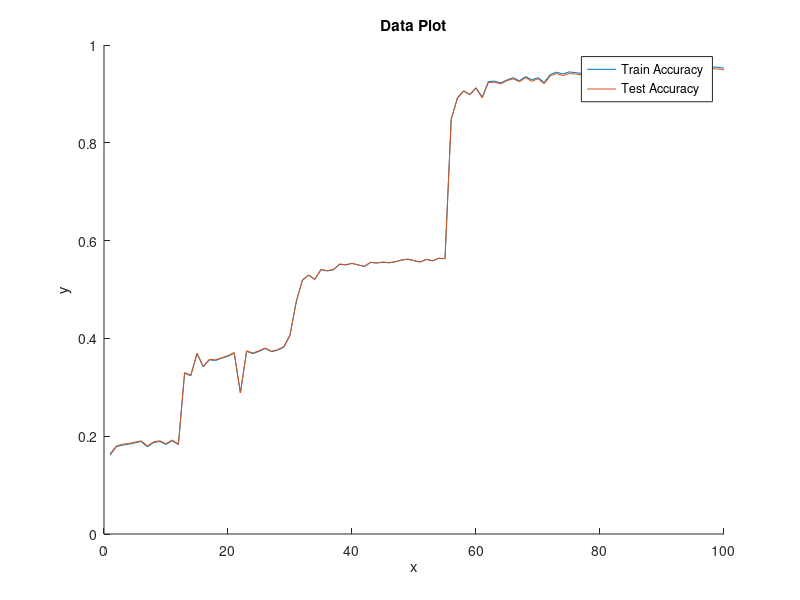

The MATLAB source for this figure:
% Open the file for reading
fid = fopen('nn_graffed.txt', 'r');

% Read the data from the file into a vector
data = fscanf(fid, '%f');

% Close the file
fclose(fid);

% Split the data into two sets
n = length(data);
data1 = data(1:n/2);
data2 = data(n/2+1:end);

% Create x vectors for each set of data
x1 = 1:length(data1);
x2 = 1:length(data2);

% Create a plot of the two sets of data
hold on;
plot(x1, data1);
plot(x2, data2);
hold off;
xlabel('x');
ylabel('y');
title('Data Plot');
legend('Train Accuracy', 'Test Accuracy');
 